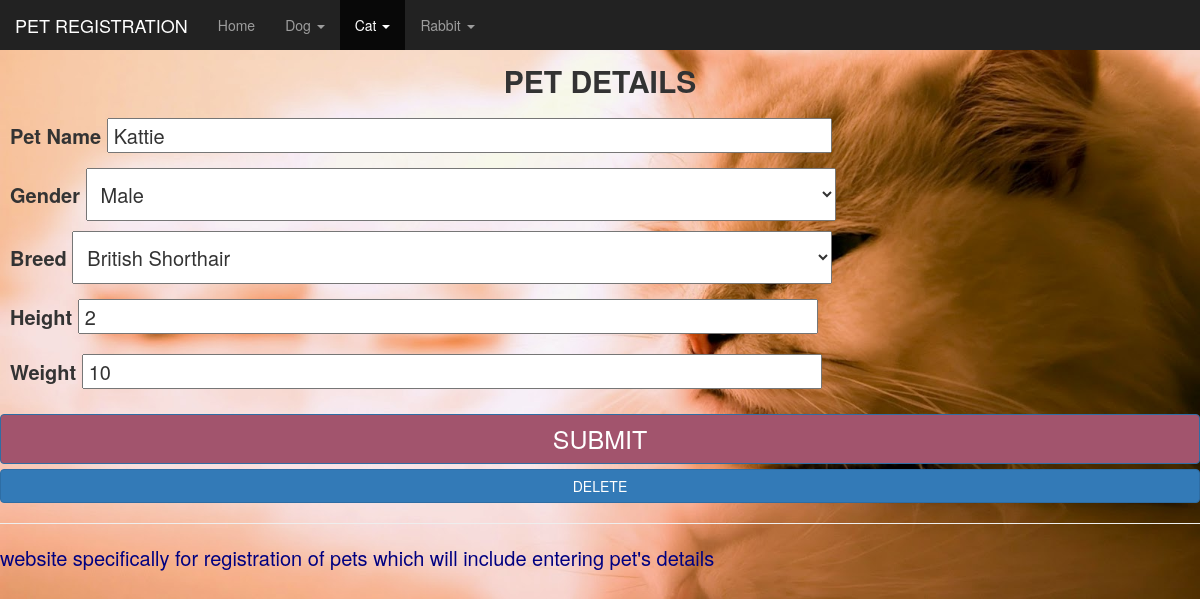
The page /petdogs/cat6/ on the database its author committed.
### petdogs/models.py (models this page shows, shortened)
class CatInfo(models.Model):
    pet_breed = models.ForeignKey(CatBreedInfo, on_delete=models.CASCADE)
    pet_name=models.CharField(max_length=50)
    gender=models.BooleanField()
    height=models.IntegerField()
    weight=models.IntegerField()

### petdogs/views.py (the view)
# urls.py: url(r'^cat(?P<pet_id>[0-9]+)/$', views.tableretrivecat),
def tableretrivecat(request,pet_id):
    breedinfo=CatBreedInfo.objects.all()
    pet=CatInfo.objects.get(pk=pet_id)
    return render(request,'petdogs/cat.html',{"pet":pet,'breed_info':breedinfo})

### petdogs/templates/petdogs/cat.html (shortened to what this page needs)
{% load staticfiles %}
<!DOCTYPE html>
<html>
<head>
    <link rel="stylesheet" type="text/css" href="{% static 'petdogs/catcss.css' %}">
     <link rel="stylesheet" type="text/css" href="{% static 'Boot/css/bootstrap.min.css' %}">
</head>
<body>
  <nav class="nav navbar-inverse">
    <div class="fluid-container">
      <div class="navbar-header">
        <a href="#" class="navbar-brand">PET REGISTRATION</a>
      </div>
    <div>
      <ul class="nav navbar-nav">
        <li><a href="/petdogs/">Home</a></li>
        <li class="dropdown">
          <a href="#" class="dropdown-toggle" data-toggle="dropdown">Dog <span class="caret"></span></a>
        </li>
        <li class="dropdown active">
          <a href="#" class="dropdown-toggle" data-toggle="dropdown">Cat <span class="caret"></span></a>
        </li>
        <li class="dropdown">
          <a href="#" class="dropdown-toggle" data-toggle="dropdown">Rabbit <span class="caret"></span></a>
        </li>
      </ul>
    </div>
  </div>
  </nav>
    <div>
        {% if pet %}
            <form  method="post" action="/petdogs/updatecat{{ pet.id }}/">
                <div id="work11">
                    <p align="center" style="font-size:30px;"><strong> PET DETAILS</strong></p>
                    <p>
                        <label>Pet Name</label>
                        <input type="text" placeholder="enter pet's name here" name="petname" value="{{ pet.pet_name }}">
                    </p>
                    <p>
                        <label>Gender</label>
                        <select name="gender" style="width:750px;padding:10px;">
                            {% if pet.gender %}
                                <option value="{{ True }}" selected="selected">Male </option>
                            {% else %}
                                <option value="{{ True }}">Male </option>
                                <option value="{{ False }}" selected="selected">Female </option>
                            {% endif %}
                        </select>
                    </p>
                    <p>
                        <label>Breed</label>
                        <select name="breed" style="width:760px;padding:10px;" >
                            {% for br in breed_info %}
                                {% if  pet.pet_breed == br %}
                                    <option value={{ br.id }} }} selected="selected">{{ br.breed}}</option>
                                {% else %}<option value={{ br.id }} }}>{{ br.breed}}</option>
                                {% endif %}
                            {% endfor %}
                        </select>
                    </p>
                    <p>
                        <label>Height</label>
                        <input type="number" name="height" placeholder="enter height" value="{{ pet.height }}">
                    </p>
                    <p>
                        <label>Weight</label>
                        <input type="number" name="weight" placeholder="enter weight" value="{{ pet.weight }}">
                    </p>
                </div>
                <p align="center">
                    <button id="but" type="submit" class="btn btn-primary btn-block">SUBMIT</button>
                    <a class="btn btn-primary btn-block" href="/petdogs/deleatedonecat{{ pet.id }}/" role="button">DELETE</a>
                </p>
            </form>
        {% endif %}
    </div>
    <hr/>
</body>
<footer align="bottom">
    website specifically for registration of pets which will include entering pet's details
</footer>
</html>

### petdogs/static/petdogs/catcss.css (style rules this page uses)
body { background-image: url("images/pet17.jpg"); background-size: cover; background-repeat: no-repeat; }
#but { font-size: 25px; background-color: #a2546d; }
form { font-size:20px; }
#work11 { padding: 10px 10px 10px 10px; }
footer { color: navy; font-size: 20px; font-variant: bold; }
label { font-size: 20px; }
input[type=text] { width: 30%; padding: 5px 5px; margin: 5px 0; box-sizing: border-box; }
input[type=number] { width: 30%; padding: 5px 5px; margin: 5px 0; box-sizing: border-box; }

### petdogs/templates/petdogs/cat.html (style rules this page uses)
input[type="text"] { height: 35px; width: 725px; }
input[type="number"] { height: 35px; width: 740px; }

### rows shown on the page
CatInfo: petname "Kattie", gender "Male", height "2", weight "10"

### other values the page prints
form field breed "British Shorthair"
